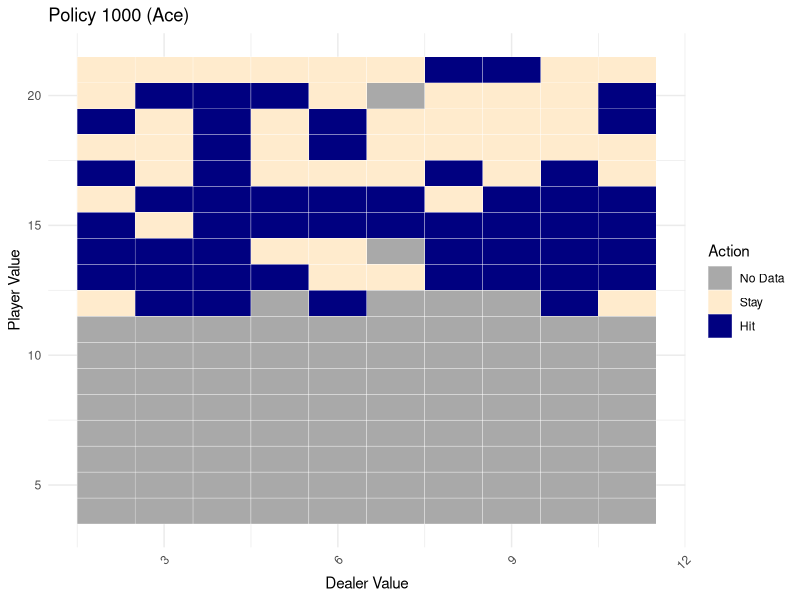
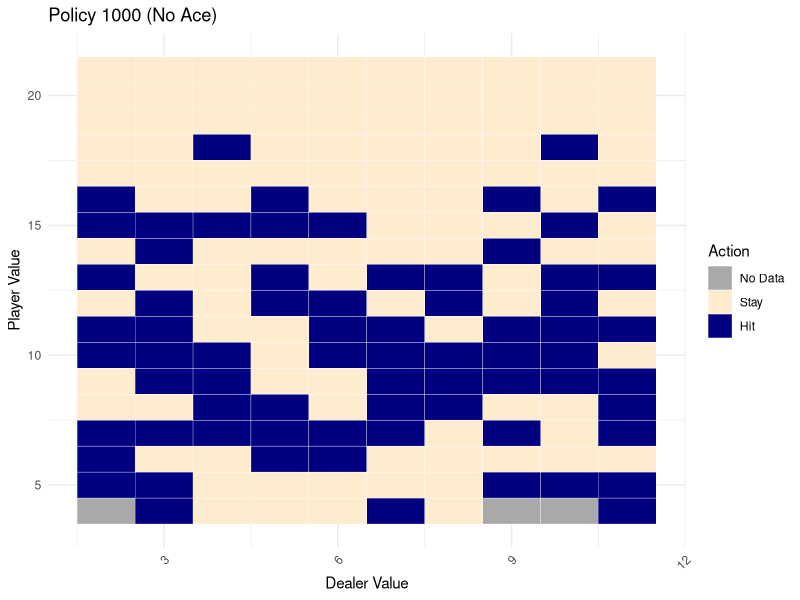

Write the R code that produced these figures, in order. (Note: a time limit stopped this script after it produced the figures.)
###############################################################################
#
# Agent is a Monte-Carlo reinforcement-trained statistical model
# 
# Environment: Dealer visible value, player value, player aces
#
# Action Space: Hit, Stay
#
# Value Function: State-action pair, Q(s, a)
#
###############################################################################

##########################
# BLACKJACK FUNCTIONALITY
#########################

# Get a random card
random_card <- function() {
  # Higher likelihood of 10 for J, Q, K
  return(sample(c(2, 3, 4, 5, 6, 7, 8, 9, 10, 10, 10, 10, 11), 1))
}

# Add a card to a hand
# Accounts for soft hands with aces
#
# State[2] = player value
# State[3] = ace (1 = NO, 2 = YES)
hit <- function(value, ace) {
  value =  as.numeric(value)
  ace =  as.numeric(ace)
  card = random_card()
  
  # Check if card is ace
  if (card == 11) {
    ace = ace + 1
  }
  
  # Check for bust with ace
  if (value + card > 21 && ace > 1) {
    value = value + card - 10
    ace = ace - 1
  } else {
    value = value + card
  }
  
  return(c(value, ace))
}

# Get a random state
#
# state[1] = dealer
# state[2] = player
# state[3] = ace (1 = NO, 2 = YES)
random_state <- function() {
  
  # Dealer simply gets one card
  dealer = sample(2:11, 1)
  
  # Player gets 2 cards, track ace
  player_1 = sample(2:11, 1)
  player_2 = sample(2:11, 1)
  
  if (player_1 == 11 && player_2 == 11) {
    player = 12
    ace = 2
  } else if (player_1 == 11 || player_2 == 11) {
    player = player_1 + player_2
    ace = 2
  } else {
    player = player_1 + player_2
    ace = 1
  }
  
  return(c(dealer, player, ace))
}

# Get a real state
#
# Difference from random state is cards are dealt with weights to a deck
real_state <- function() {
  
  # Dealer simply gets one card
  dealer = hit(0, 1)[1]
  
  # Player gets 2 cards, track ace
  player_hand = hit(0, 1)
  player_hand = hit(player_hand[1], player_hand[2])
  
  return(c(dealer, player_hand[1], player_hand[2]))
}

# Finalize state
#
# Follows dealer logic (hit until >= 17) to calculate the final
# dealer hand
finalize_dealer <- function(s) {
  # Check for dealer ace
  dealer = s[1]
  if (dealer == 11) {
    dealer_ace = 2
  } else {
    dealer_ace = 1
  }
  
  # dealer_hand[1] = dealer value
  # dealer_hand[2] = dealer ace
  dealer_hand = c(dealer, dealer_ace)
  
  # Dealer hits until 17 or over
  while (dealer_hand[1] < 17) {
    dealer_hand = hit(dealer_hand[1], dealer_hand[2])
  }
  
  s[1] = dealer_hand[1]
  return(s)
}

###########
# TRAINING
###########

# Reward function
#
# Returns a reward based on the state
#
# state[1] = dealer
# state[2] = player
# state[3] = ace
#
# Returns 1 on a player win
# Returns 0 on a tie
# Returns -1 on a player loss
R <- function(s) {
  # If player is bust, dealer wins
  dealer = s[1]
  player = s[2]
  
  # Player bust = loss
  if (player > 21) {
    return(-1)
  }
  
  # Only dealer bust = win
  if (dealer > 21) {
    return(1)
  }
  
  # No busts and player > dealer = win
  if (player > dealer) {
    return(1)
  }
  
  # No busts and player < dealer = lose
  if (player < dealer) {
    return(-1)
  }
  
  # Else, player == dealer = tie
  return(0)
  
}

# Returns function
#
# Map is a 4D array of state-actions
#
# Adds a constant 'add' to the s, a on the map
#
# Returns the updated map and the new total return for the s, a
Returns <- function(s, a, map, add = 0) {
  
  map[s[1], s[2], s[3], a] = map[s[1], s[2], s[3], a] + add
  return = map[s[1], s[2], s[3], a]
  
  return(list(map = map, return = return))
}

# Visits function
#
# Map is a 4D array of state-actions
#
# if visited == TRUE, adds 1 to the s, a
#
# Returns the updated map and the new total visits for the s, a
N <- function(s, a, map, visited = FALSE) {
  
  add = ifelse(visited, 1, 0)
  map[s[1], s[2], s[3], a] = map[s[1], s[2], s[3], a] + add
  visits = map[s[1], s[2], s[3], a]
  
  return(list(map = map, visit = visits))
}

# Value function
#
# Map is a 4D array of state-actions
#
# if update == TRUE
# Updates the expected value for each s, a based on the total return
# and number of visits
#
# else
# Makes no changes to the map
#
# Returns the updated map and the new moving average for the s, a
Q <- function(s, a, map, return = 1, visits = 1, update = FALSE) {
  
  if (update) {
    map[s[1], s[2], s[3], a] = return / visits
  }
  
  expected_value = map[s[1], s[2], s[3], a]
  
  return(list(map = map, value = expected_value))
}

# Training function
#
# n_episodes = # of training episodes
# gamma = reward decay function
# epsilon_start = 0-1 probability to explore, decays by 1% each visit
# *epsilon decays exponentially
# 
# Returns a policy as a 4D array of actions based on the state
monte_carlo_BJ <- function(n_episodes = 50000, gamma = 1, epsilon_start = 1) { 
  # Initialize
  # visible dealer card (max=11), player value (max=21), player ace (T/F),
  # action (hit/stay)
  policy <- array(0, dim = c(11, 21, 2))
  returns <- array(0, dim = c(11, 21, 2, 2))
  visits <- array(0, dim = c(11, 21, 2, 2))
  expected_values <- array(0, dim = c(11, 21, 2, 2))
  
  # For each episode
  for (episode in seq(1, n_episodes)) {
    
    # Generate an episode
    episode = list()
    s = random_state() # Random state
    while (s[2] < 22) {
      # Calculate the average visits for both actions (1 and 2)
      visit_count1 = visits[s[1], s[2], s[3], 1]
      visit_count2 = visits[s[1], s[2], s[3], 2]
      avg_visits = (visit_count1 + visit_count2) / 2
      
      # Calculate epsilon with average visit count
      epsilon = epsilon_start * (100 / (100 + avg_visits))
      
      # Explore vs Exploit action based on epsilon
      a = ifelse(runif(1) > epsilon && policy[s[1], s[2], s[3]] != 0, 
                 policy[s[1], s[2], s[3]], sample(1:2, 1))
      # Append state and action to episode
      episode = append(episode, list(c(s, a)))
      
      if (a == 2) { # hit, modify state
        hit_s = hit(s[2], s[3])
        s[2] = hit_s[1]
        s[3] = hit_s[2]
      } else { # stay, end episode early
        break;
      }
    }
    # Append final state for evaluation
    episode = append(episode, list(c(s, 0)))
    
    # For each step of episode
    # Emphasize value of final state, winning overall matters more
    final_result = R(finalize_dealer(episode[[length(episode)]]))
    G = 0
    for (t in seq(from = length(episode) - 1, to = 1, by = -1)) {
      # t, t-1, t-2, ...
      # t is the last step of the episode, t-1 second last, etc.
      
      # Initialize s, a
      s = episode[[t]][1:3]
      a = episode[[t]][4]
      # Get a result for the last state
      last_s = episode[[t + 1]][1:3]
      last_s = finalize_dealer(last_s)
      # Get Reward as average of total rewards over episode so far, devalued by gamma
      G = ((gamma * G) + R(last_s)) / (length(episode) - t)
      # Add reward to returns[s, a]
      return_values = Returns(s, a, returns, add = G)
      returns = return_values$map
      return = return_values$return
      # Update expected values
      visits_values = N(s, a, visits, visited = TRUE)
      visits = visits_values$map
      visit = visits_values$visit
      
      expected_values = Q(s, a, expected_values, return = return, visits = visit, 
                          update = TRUE)$map
      
      # Update policy to be greatest expected value
      stay_expected = expected_values[s[1], s[2], s[3], 1]
      hit_expected = expected_values[s[1], s[2], s[3], 2]
      
      if (stay_expected > hit_expected) {
        policy_action = 1
      } else if (hit_expected > stay_expected) {
        policy_action = 2
      } else {
        # Break ties randomly
        policy_action = sample(1:2, 1)
      }
      
      policy[s[1], s[2], s[3]] = policy_action
    }
  }
  
  return(policy)
}

###########
# PLOT
###########

# Function to convert policy to a data frame
policy_to_dataframe <- function(policy) {
  # Initialize vectors to store the data
  dealer_values <- c()
  player_values <- c()
  ace_values <- c()
  actions <- c()
  
  # Iterate through each combination of dealer value, player value, and ace presence
  for (dealer in 2:11) {                # Dealer values from 2 to 11
    for (player in 4:21) {              # Player values from 4 to 21
      for (ace in 1:2) {                # Ace presence: 1 (no ace), 2 (ace present)
        # Extract action
        action = policy[dealer, player, ace]
        
        # Append to vectors
        dealer_values <- c(dealer_values, dealer)
        player_values <- c(player_values, player)
        ace_values <- c(ace_values, ace - 1)  # 0 for no ace, 1 for ace present
        actions <- c(actions, action)
      }
    }
  }
  
  # Combine vectors into a data frame
  policy_df <- data.frame(
    Dealer = dealer_values,
    Player = player_values,
    Ace = ace_values,
    Action = actions
  )
  
  return(policy_df)
}

# Load necessary libraries
library(ggplot2)
library(reshape2)

# Function to create heat maps of the policy for both ace and no ace
heat_map_policy <- function(policy_df, name) {
  # Ensure Action is a factor with appropriate levels
  policy_df$Action <- factor(policy_df$Action, levels = c(0, 1, 2), labels = c("No Data", "Stay", "Hit"))
  
  # Create a heat map for the case where ace is present
  policy_ace <- policy_df[policy_df$Ace == 1, ]  # 1 for Ace Present
  
  # Create a heat map for the case where ace is not present
  policy_no_ace <- policy_df[policy_df$Ace == 0, ]  # 0 for No Ace
  
  # Function to plot individual heat map
  plot_heat_map <- function(data, title) {
    if (nrow(data) == 0) {
      warning("No data available for this heat map: ", title)
      return(NULL)
    }
    
    ggplot(data, aes(x = Dealer, y = Player)) +
      geom_tile(aes(fill = Action), color = "white") +  # Use fill for the Action
      scale_fill_manual(values = c("No Data" = "darkgray", "Stay" = "blanchedalmond", 
                                   "Hit" = "navy"),
                        name = "Action") +
      theme_minimal() +
      labs(title = title,
           x = "Dealer Value",  # Update x-axis label
           y = "Player Value") +  # Update y-axis label
      theme(axis.text.x = element_text(angle = 45, hjust = 1))
  }
  
  # Plot for the case where ace is present
  label = paste("Policy", name, "(Ace)")
  p1 <- plot_heat_map(policy_ace, label)
  
  # Plot for the case where ace is not present
  label = paste("Policy", name, "(No Ace)")
  p2 <- plot_heat_map(policy_no_ace, label)
  
  # Display the plots
  print(p1)
  print(p2)
}

##########
# EVALUATE
##########

# Evaluate policy
#
# n is the number of sample states
evaluate_policy <- function(policy, n_tests = 50000) {
  wins <- 0
  
  for (test in 1:n_tests) {
    # Start with a real state
    s <- real_state()
    dealer_value <- s[1]
    player_value <- s[2]
    player_ace <- s[3]
    
    # Play the game using the policy
    while (player_value < 22) {
      action <- policy[dealer_value, player_value, player_ace]
      
      if (action == 2) {  # Hit
        hit_s <- hit(player_value, player_ace)
        player_value <- hit_s[1]
        player_ace <- hit_s[2]
      } else {  # Stay
        break
      }
    }
    
    # Evaluate the final state after dealer's turn
    final_state <- finalize_dealer(c(dealer_value, player_value, player_ace))
    reward <- R(final_state)
    
    if (reward == 1) {
      wins <- wins + 1  # Increment wins if the player won
    }
  }
  
  # Calculate win rate
  win_rate <- wins / n_tests
  return(win_rate)
}

#######
# MAIN
#######
# Random policy for winrate comparison
rand_policy <- array(sample(1:2, size = 11 * 21 * 2, replace = TRUE), 
                dim = c(11, 21, 2))

# Test different policies
n_tests <- 50000

# Random policy
rand_win_rate <- evaluate_policy(rand_policy, n_tests)
cat("Win rate of random policy over", n_tests, "games is:", rand_win_rate, "\n")

# Trained policies
training_rounds <- 10

n_episodes <- 1000
sum_win_rate <- 0
for (i in seq(1:training_rounds)) {
  policy <- monte_carlo_BJ(n_episodes = n_episodes, gamma = 1, epsilon_start = 1)
  win_rate <- evaluate_policy(policy, n_tests)
  sum_win_rate <- sum_win_rate + win_rate
}
policy_df <- policy_to_dataframe(policy)
heat_map_policy(policy_df, toString(n_episodes))
avg_win_rate <- sum_win_rate / training_rounds
cat("Average win rate of policy trained on", n_episodes, "episodes over", n_tests, "games is:", avg_win_rate, "\n")

n_episodes <- 10000
sum_win_rate <- 0
for (i in seq(1:training_rounds)) {
  policy <- monte_carlo_BJ(n_episodes = n_episodes, gamma = 1, epsilon_start = 1)
  win_rate <- evaluate_policy(policy, n_tests)
  sum_win_rate <- sum_win_rate + win_rate
}
policy_df <- policy_to_dataframe(policy)
heat_map_policy(policy_df, toString(n_episodes))
avg_win_rate <- sum_win_rate / training_rounds
cat("Average win rate of policy trained on", n_episodes, "episodes over", n_tests, "games is:", avg_win_rate, "\n")

n_episodes <- 50000
sum_win_rate <- 0
for (i in seq(1:training_rounds)) {
  policy <- monte_carlo_BJ(n_episodes = n_episodes, gamma = 1, epsilon_start = 1)
  win_rate <- evaluate_policy(policy, n_tests)
  sum_win_rate <- sum_win_rate + win_rate
}
policy_df <- policy_to_dataframe(policy)
heat_map_policy(policy_df, toString(n_episodes))
avg_win_rate <- sum_win_rate / training_rounds
cat("Average win rate of policy trained on", n_episodes, "episodes over", n_tests, "games is:", avg_win_rate, "\n")

n_episodes <- 100000
sum_win_rate <- 0
for (i in seq(1:training_rounds)) {
  policy <- monte_carlo_BJ(n_episodes = n_episodes, gamma = 1, epsilon_start = 1)
  win_rate <- evaluate_policy(policy, n_tests)
  sum_win_rate <- sum_win_rate + win_rate
}
policy_df <- policy_to_dataframe(policy)
heat_map_policy(policy_df, toString(n_episodes))
avg_win_rate <- sum_win_rate / training_rounds
cat("Average win rate of policy trained on", n_episodes, "episodes over", n_tests, "games is:", avg_win_rate, "\n")

n_episodes <- 250000
sum_win_rate <- 0
for (i in seq(1:training_rounds)) {
  policy <- monte_carlo_BJ(n_episodes = n_episodes, gamma = 1, epsilon_start = 1)
  win_rate <- evaluate_policy(policy, n_tests)
  sum_win_rate <- sum_win_rate + win_rate
}
policy_df <- policy_to_dataframe(policy)
heat_map_policy(policy_df, toString(n_episodes))
avg_win_rate <- sum_win_rate / training_rounds
cat("Average win rate of policy trained on", n_episodes, "episodes over", n_tests, "games is:", avg_win_rate, "\n")

##################
# Export
##################
library(jsonlite)

export_policy <- function(policy_df) {
  x <- toJSON(policy_df)
  write(x, "model.json")
}
